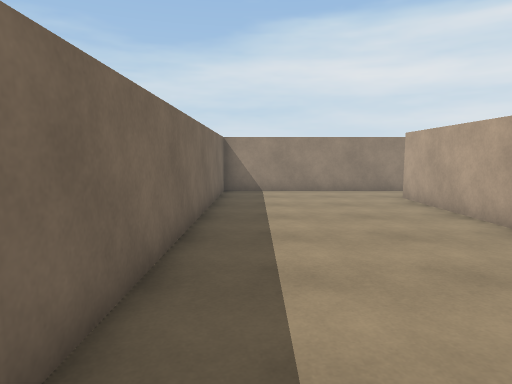
[1] (above)

15 first-person views from a walk through a Unity game level. The camera is 1.4 m above the floor, tilts 6° down and sees 75° across. The floor is counted in squares, 1 m on a side. Each view is taken from the middle of a square. On the plan, view 1 faces up. The plan holds only what a view shows up to about 15 squares ahead; the rest is blank. The place goes on beyond the plan. Some animated figures are left out. Surface patterns are stand-ins for the level's own textures.

[2]
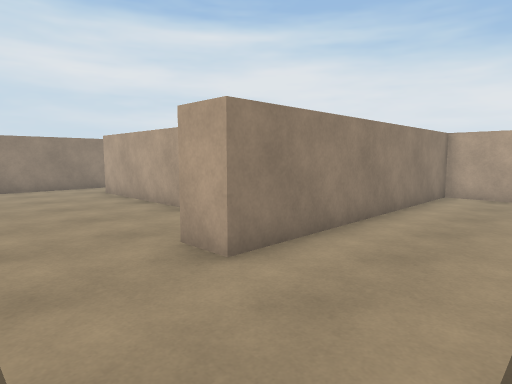

[3]
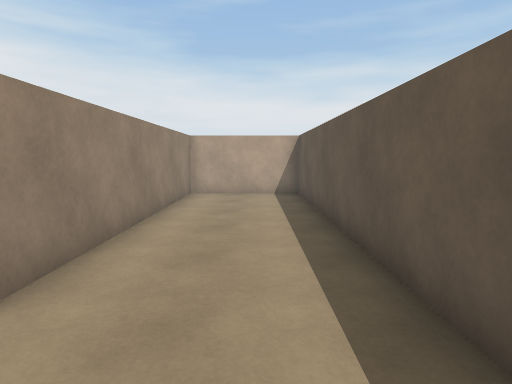

[4]
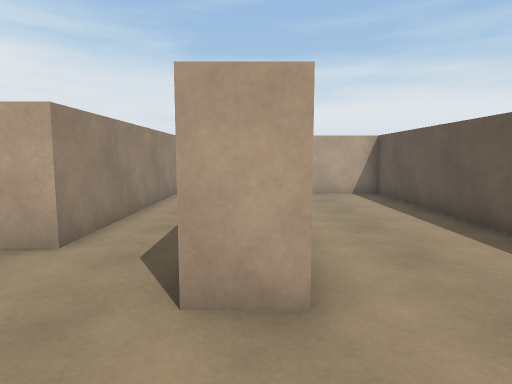

[5]
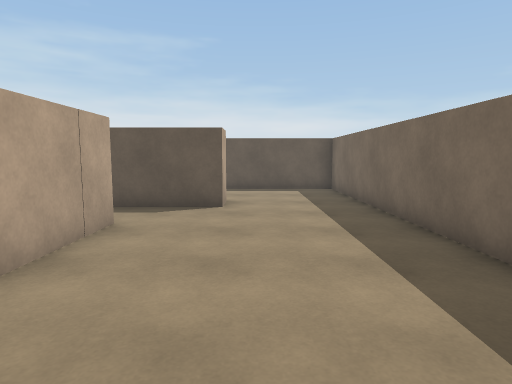

[6]
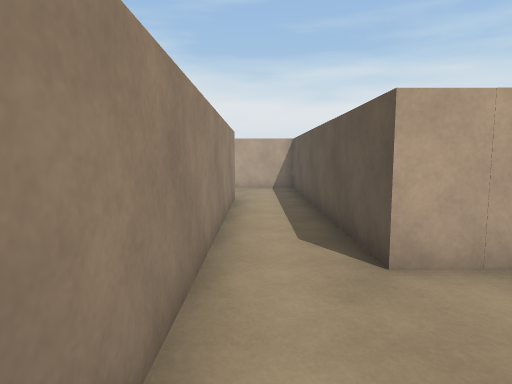

[7]
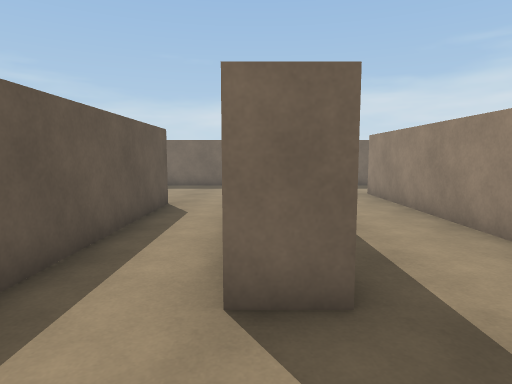

[8]
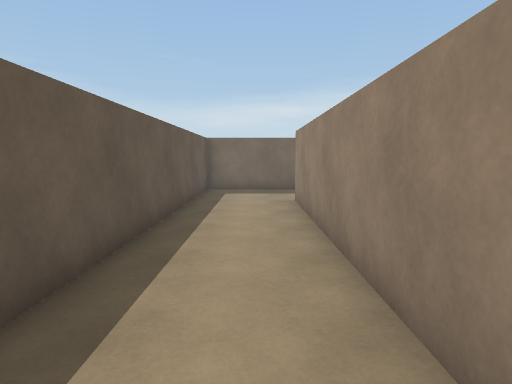

[9]
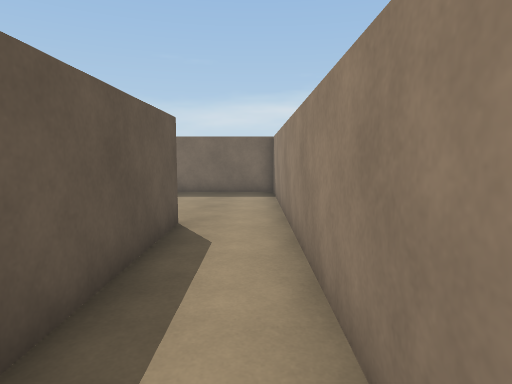

[10]
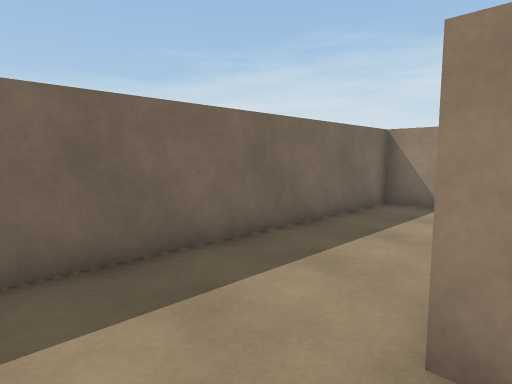

[11]
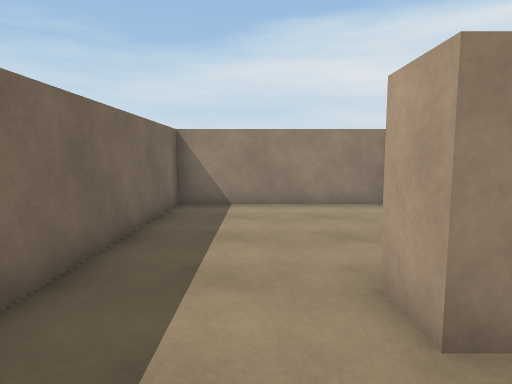

[12]
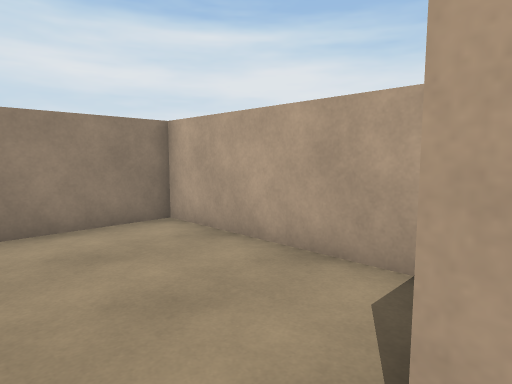

[13]
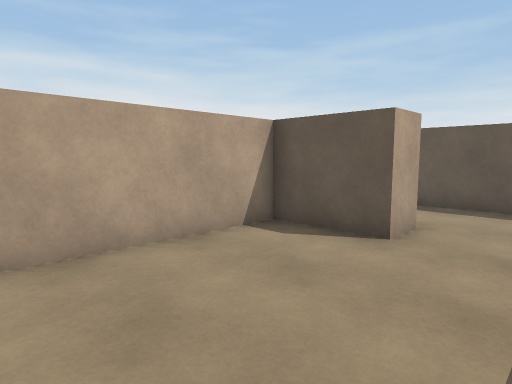

[14]
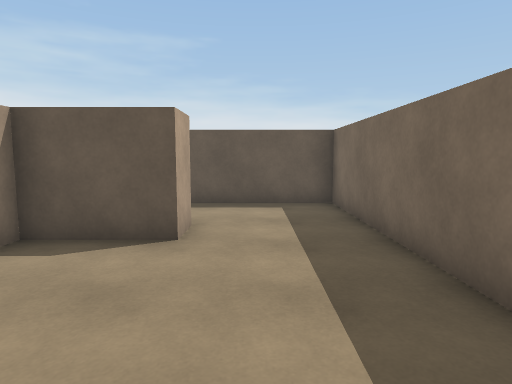

[15]
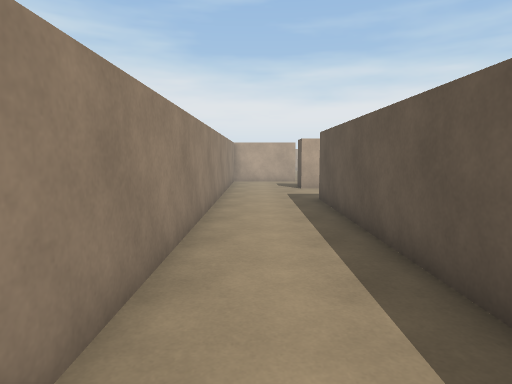

### Floor plan
Ten units are one square. View 1 is at (0, 0); x grows to the right and y downward. Boxes are objects, and circles mark ways between rooms. Rooms are numbered by the first view taken in them; rooms with no view inside come last. Other rooms are left out.
<svg viewBox="-18 -263 188 294">
<path fill="none" stroke="#000" d="M50 -50 50 -114 158 -114 158 -150M14 -149 121 -149 121 -137 -13 -137 -13 26 128 26 128 -15 29 -15 29 -27 46 -27M156 -183 23 -183M23 -183 23 -195 50 -195 50 -258 -13 -258 -13 -149 14 -149"/>
<circle cx="15" cy="-165" r="3" fill="#2a7"/>
<text x="40" y="-70">1</text>
<text x="20" y="-210">2</text>
</svg>
Room 1 opens to room 2.

Where each view was taken, in squares from view 1:
view 1: 0 up, 0 right, facing up
view 2: 2 down, 0 right, facing up-right
view 3: 1 down, 0 right, facing right
view 4: 2 up, 0 right, facing right
view 5: 12 up, 2 right, facing down
view 6: 13 up, 1 right, facing right
view 7: 14 up, 15 right, facing left
view 8: 17 up, 13 right, facing left
view 9: 13 up, 12 right, facing left
view 10: 16 up, 3 right, facing up-left
view 11: 16 up, 1 right, facing up
view 12: 19 up, 1 right, facing up-right
view 13: 25 up, 0 right, facing down-right
view 14: 25 up, 1 right, facing down
view 15: 17 up, 1 right, facing right
